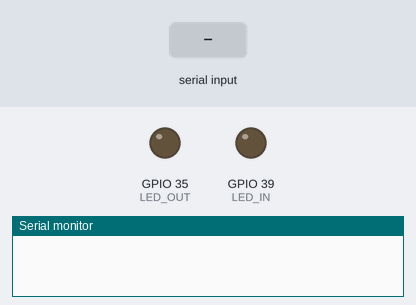
Bench run of a sketch on a simulated ESP32. Parts: output pins drawn as LEDs (lit = HIGH), the last lines printed to the serial monitor. Dashed ring = blinking. Inputs (shaded band) come from the test bench.

Above: at 1.2 s.
1.3 s: "90,45\n" received over Serial
At 1.7 s:
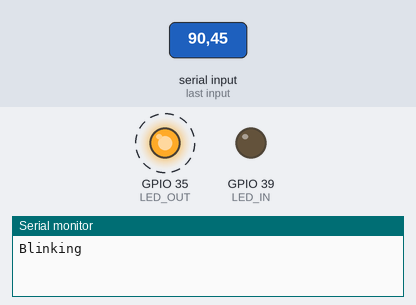
Timing chart, 0 to 10.3 s (numbered marks = the images above; inputs shaded):
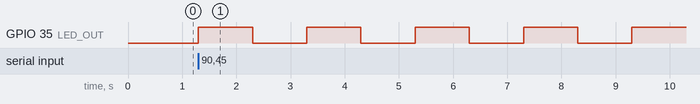

The sketch:

python_interface_test.ino
```cpp
#define LED_OUT 35
#define LED_IN 39

void setup() {
    Serial.begin(9600);
    pinMode(LED_OUT,OUTPUT);
    pinMode(LED_IN,OUTPUT);
    digitalWrite(LED_IN,LOW);
}

void loop() {
  int x;
  String buf;
  if (Serial.available() > 0){
      x = Serial.parseInt();
      buf = "Blinking "+((String)x)+" times";
      Serial.write("Blinking");
      blink(x);
  }

}

void blink(int n){
  if (!n) {
    delay(2000);
    return;
  } else {
    digitalWrite(LED_OUT,HIGH);
    delay(1000);
    digitalWrite(LED_OUT,LOW);
    delay(1000);
    blink(n-1);
    return;
  }
}
```

Measured:
- after the input at 1.3 s, GPIO 35 (LED_OUT): alternates HIGH for 1.0 s and LOW for 1.0 s, starting at once
